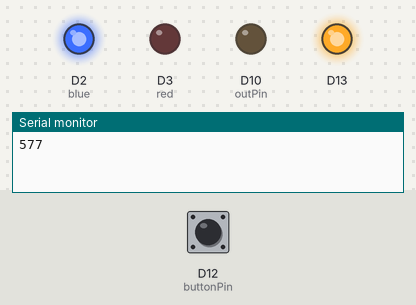
Bench run of a sketch on a simulated Arduino Zero (SAMD21). On the bench: output pins drawn as LEDs (lit = HIGH), the last lines printed to the serial monitor. Inputs (shaded band) come from the test bench; at power-on: D12 (buttonPin) HIGH.

Above: at 1.2 s.
1.3 s: D12 (buttonPin) pulled LOW for 0.15 s
At 1.57 s:
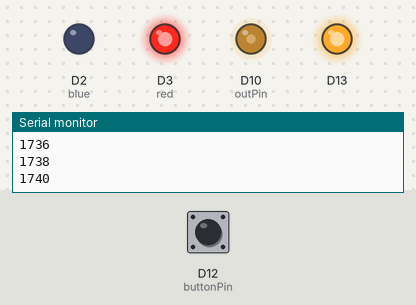
4.3 s: D12 (buttonPin) pulled LOW for 1 s
At 11.8 s:
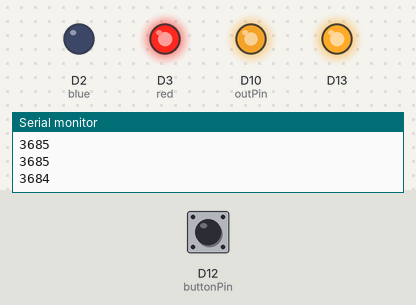
Timing chart, 0 to 13.6 s (numbered marks = the images above; inputs shaded):
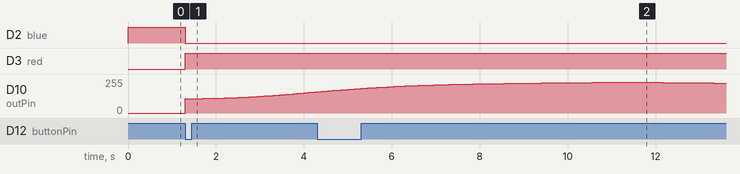

The sketch:

Bell.ino
```cpp
float Bell1[] = {0,0.0050264,0.015078,0.030155,0.050252,0.075368,0.1055,0.14064,0.18078,0.22593,0.27606,0.33118,0.39127,0.45632,0.52633,0.60128,0.68117,0.76597,0.85568,0.95028,1.0498,1.1541,1.2633,1.3773,1.4961,1.6197,1.7481,1.8812,2.0191,2.1616,2.3089,2.4608,2.6173,2.7785,2.9443,3.1146,3.2894,3.4688,3.6526,3.8409,4.0336,4.2307,4.4321,4.6379,4.848,5.0623,5.2809,5.5036,5.7305,5.9615,6.1967,6.4308,6.6639,6.896,7.127,7.3568,7.5855,7.813,8.0393,8.2642,8.4879,8.7103,8.9312,9.1508,9.3689,9.5856,9.8007,10.014,10.226,10.437,10.645,10.852,11.058,11.261,11.463,11.663,11.858,12.05,12.239,12.424,12.607,12.785,12.961,13.134,13.303,13.469,13.632,13.792,13.948,14.102,14.252,14.399,14.543,14.684,14.822,14.957,15.089,15.218,15.344,15.467,15.587,15.705,15.819,15.931,16.039,16.145,16.248,16.349,16.446,16.541,16.633,16.723,16.81,16.895,16.976,17.056,17.133,17.207,17.279,17.349,17.416,17.481,17.544,17.604,17.662,17.718,17.775,17.831,17.887,17.942,17.996,18.049,18.101,18.153,18.204,18.255,18.304,18.353,18.402,18.449,18.496,18.542,18.587,18.632,18.676,18.719,18.761,18.803,18.844,18.884,18.924,18.962,19,19.037,19.074,19.109,19.144,19.179,19.212,19.245,19.276,19.308,19.338,19.368,19.396,19.424,19.452,19.478,19.504,19.529,19.553,19.577,19.599,19.621,19.642,19.663,19.682,19.701,19.719,19.736,19.753,19.769,19.783,19.798,19.811,19.824,19.835,19.846,19.856,19.866,19.875,19.882,19.889,19.896,19.901,19.906,19.91,19.913,19.915,19.917,19.918,19.918,19.917,19.915,19.913,19.91,19.906,19.901,19.896,19.889,19.882,19.875,19.866,19.856,19.846,19.835,19.824,19.811,19.798,19.783,19.769,19.753,19.736,19.719,19.701,19.682,19.663,19.642,19.621,19.599,19.577,19.553,19.529,19.504,19.478,19.452,19.424,19.396,19.368,19.338,19.308,19.276,19.245,19.212,19.179,19.144,19.109,19.074,19.037,19,18.962,18.924,18.884,18.844,18.803,18.761,18.719,18.676,18.632,18.587,18.542,18.496,18.449,18.402,18.353,18.304,18.255,18.204,18.153,18.101,18.049,17.996,17.942,17.887,17.831,17.775,17.718,17.661,17.603,17.544,17.484,17.424,17.363,17.301,17.239,17.176,17.112,17.048,16.983,16.917,16.851,16.784,16.716,16.648,16.578,16.509,16.438,16.367,16.296,16.224,16.151,16.077,16.003,15.928,15.853,15.776,15.7,15.622,15.545,15.466,15.387,15.307,15.227,15.146,15.064,14.982,14.899,14.816,14.732,14.647,14.562,14.477,14.39,14.304,14.216,14.128,14.04,13.951,13.861,13.771,13.68,13.589,13.497,13.405,13.312,13.219,13.125,13.031,12.936,12.84,12.744,12.648,12.551,12.454,12.356,12.257,12.158,12.059,11.959,11.859,11.758,11.657,11.555,11.453,11.35,11.247,11.144,11.04,10.935,10.831,10.725,10.62,10.514,10.407,10.3,10.193,10.085,9.977,9.8685,9.7596,9.6503,9.5406,9.4306,9.3202,9.2094,9.0982,8.9867,8.8748,8.7625,8.65,8.5372,8.4242,8.3111,8.1979,8.0846,7.9714,7.8583,7.7453,7.6325,7.5198,7.4075,7.2954,7.1837,7.0725,6.9616,6.8512,6.7414,6.6321,6.5234,6.4154,6.3081,6.2014,6.0956,5.9905,5.8863,5.7829,5.6804,5.5789,5.4783,5.3787,5.2802,5.1827,5.0863,4.9911,4.8969,4.804,4.7123,4.6218,4.5326,4.4447,4.3581,4.2729,4.189,4.1066,4.0255,3.9459,3.8678,3.7912,3.7161,3.6425,3.5704,3.4997,3.4304,3.3625,3.2959,3.2306,3.1667,3.104,3.0425,2.9823,2.9232,2.8653,2.8086,2.753,2.6985,2.645,2.5927,2.5413,2.491,2.4417,2.3933,2.3459,2.2995,2.2539,2.2093,2.1656,2.1227,2.0807,2.0395,1.9991,1.9595,1.9207,1.8827,1.8454,1.8088,1.773,1.7379,1.7035,1.6698,1.6367,1.6043,1.5725,1.5414,1.5109,1.4809,1.4516,1.4229,1.3947,1.3671,1.34,1.3135,1.2875,1.262,1.237,1.2125,1.1885,1.165,1.1419,1.1193,1.0971,1.0754,1.0541,1.0332,1.0128,0.99271,0.97305,0.95378,0.9349,0.91639,0.89824,0.88045,0.86302,0.84593,0.82918,0.81276,0.79667,0.78089,0.76543,0.75027,0.73542,0.72085,0.70658,0.69259,0.67887,0.66543,0.65226,0.63934,0.62668,0.61427,0.60211,0.59019,0.5785,0.56704,0.55582,0.54481,0.53402,0.52345,0.51308,0.50292,0.49296,0.4832,0.47363,0.46426,0.45506,0.44605,0.43722,0.42856,0.42008,0.41176,0.40361,0.39561,0.38778,0.3801,0.37257,0.3652,0.35797,0.35088,0.34393,0.33712,0.33044,0.3239,0.31749,0.3112,0.30504,0.299,0.29308,0.28727,0.28159,0.27601,0.27054,0.26519,0.25994,0.25479,0.24974,0.2448,0.23995,0.2352,0.23054,0.22598,0.2215,0.21712,0.21282,0.2086,0.20447,0.20042,0.19646,0.19257};

int red = 3;
int blue = 2;
int buttonPin = 12;
int buttonState = 0;
int prevButtonState = 0;
int outPin = 10;
int outputVals[sizeof(Bell1)*sizeof(int)/sizeof(float)];

//float inputVals[] = Bell1;
//float outputVals[sizeof(Bell1[])];

void pinSetup(){
  analogWriteResolution(12);
  Serial.begin(9600);
  Serial.println(sizeof(Bell1)/sizeof(float));
  //Serial.println(sizeof(int));
  //Serial.println(sizeof(float));
  pinMode(red, OUTPUT);
  pinMode(blue, OUTPUT);
  pinMode(outPin, OUTPUT);
  pinMode(buttonPin, INPUT);
  pinMode(13, OUTPUT);
}

int flowToVolt(float flow){
  float out;
  out = 98.11*flow+1733.5;
  out = int(out);
  return out;
}

void setup() {
  pinSetup();
  //analogWriteFrequency(20, 490);
   // analogWriteResolution(12);

  for (int i = 0; i < sizeof(Bell1)/sizeof(float); i++){
    outputVals[i] = flowToVolt(Bell1[i]);
  }

  digitalWrite(blue, HIGH);
      digitalWrite(13, HIGH);
}

void loop() {
  buttonState = digitalRead(buttonPin);
  if (buttonState == 0 && prevButtonState == 1){
    digitalWrite(blue, LOW);
    digitalWrite(red, HIGH);
    //Serial.println(sizeof(outputVals)/(4*sizeof(int)));

    for (int i = 0; i < sizeof(Bell1)/(sizeof(int)); i++){
      analogWrite(outPin, outputVals[i]);
      Serial.println(outputVals[i]);
      delay(50);
    }
    digitalWrite(red, LOW);
    digitalWrite(blue, HIGH);
    analogWrite(outPin, 0);
  }

  prevButtonState = buttonState;
  analogWrite(outPin, 0);


}
```

Measured:
- after the input at 1.3 s, D2 (blue): HIGH → LOW at once; D3 (red): LOW → HIGH at once; D10 (outPin): moves from 0/255 to 158/255 over 3.0 s, starting at once
